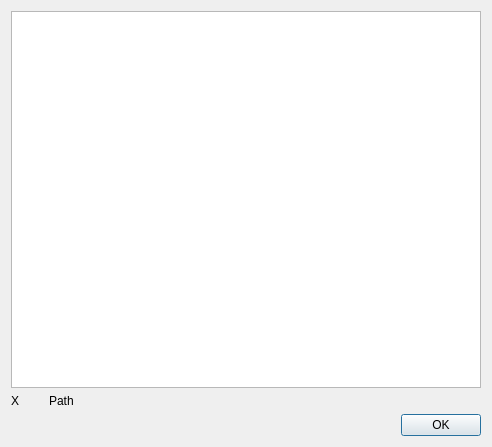
<?xml version="1.0" encoding="UTF-8"?>
<ui version="4.0">
 <class>Dialog</class>
 <widget class="QDialog" name="Dialog">
  <property name="geometry">
   <rect>
    <x>0</x>
    <y>0</y>
    <width>492</width>
    <height>447</height>
   </rect>
  </property>
  <property name="windowTitle">
   <string>Dialog</string>
  </property>
  <layout class="QVBoxLayout" name="verticalLayout">
   <item>
    <widget class="QListWidget" name="listWidget"/>
   </item>
   <item>
    <layout class="QHBoxLayout" name="horizontalLayout">
     <item>
      <widget class="QLabel" name="lblImage">
       <property name="maximumSize">
        <size>
         <width>32</width>
         <height>32</height>
        </size>
       </property>
       <property name="text">
        <string>X</string>
       </property>
      </widget>
     </item>
     <item>
      <widget class="QLabel" name="LblName">
       <property name="text">
        <string>Path</string>
       </property>
      </widget>
     </item>
    </layout>
   </item>
   <item>
    <widget class="QDialogButtonBox" name="buttonBox">
     <property name="standardButtons">
      <set>QDialogButtonBox::Ok</set>
     </property>
    </widget>
   </item>
  </layout>
 </widget>
 <resources/>
 <connections/>
</ui>
